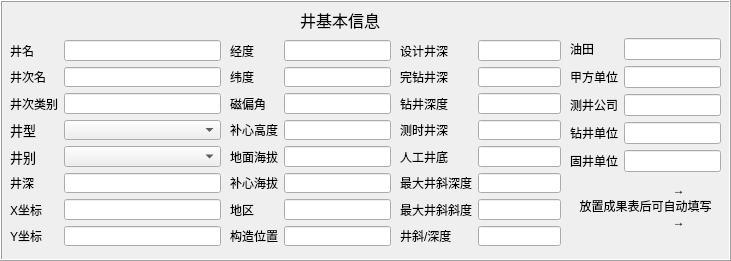
     <widget class="QFrame" name="frame_5">
      <property name="geometry">
       <rect>
        <x>20</x>
        <y>60</y>
        <width>731</width>
        <height>261</height>
       </rect>
      </property>
      <property name="styleSheet">
       <string notr="true">font: 10pt &quot;黑体&quot;;</string>
      </property>
      <property name="frameShape">
       <enum>QFrame::Box</enum>
      </property>
      <property name="frameShadow">
       <enum>QFrame::Raised</enum>
      </property>
      <widget class="QLabel" name="label_93">
       <property name="geometry">
        <rect>
         <x>300</x>
         <y>10</y>
         <width>91</width>
         <height>20</height>
        </rect>
       </property>
       <property name="font">
        <font>
         <family>黑体</family>
         <pointsize>12</pointsize>
         <weight>50</weight>
         <italic>false</italic>
         <bold>false</bold>
        </font>
       </property>
       <property name="styleSheet">
        <string notr="true">font: 12pt &quot;黑体&quot;;</string>
       </property>
       <property name="text">
        <string>井基本信息</string>
       </property>
      </widget>
      <widget class="QWidget" name="layoutWidget_13">
       <property name="geometry">
        <rect>
         <x>230</x>
         <y>40</y>
         <width>161</width>
         <height>206</height>
        </rect>
       </property>
       <layout class="QGridLayout" name="gridLayout_5">
        <item row="0" column="0">
         <layout class="QVBoxLayout" name="verticalLayout_7">
          <item>
           <widget class="QLabel" name="label_6">
            <property name="styleSheet">
             <string notr="true">font: 10pt &quot;黑体&quot;;</string>
            </property>
            <property name="text">
             <string>经度</string>
            </property>
           </widget>
          </item>
          <item>
           <widget class="QLabel" name="label_8">
            <property name="styleSheet">
             <string notr="true">font: 10pt &quot;黑体&quot;;</string>
            </property>
            <property name="text">
             <string>纬度</string>
            </property>
           </widget>
          </item>
          <item>
           <widget class="QLabel" name="label_9">
            <property name="styleSheet">
             <string notr="true">font: 10pt &quot;黑体&quot;;</string>
            </property>
            <property name="text">
             <string>磁偏角</string>
            </property>
           </widget>
          </item>
          <item>
           <widget class="QLabel" name="label_10">
            <property name="styleSheet">
             <string notr="true">font: 10pt &quot;黑体&quot;;</string>
            </property>
            <property name="text">
             <string>补心高度</string>
            </property>
           </widget>
          </item>
          <item>
           <widget class="QLabel" name="label_11">
            <property name="styleSheet">
             <string notr="true">font: 10pt &quot;黑体&quot;;</string>
            </property>
            <property name="text">
             <string>地面海拔</string>
            </property>
           </widget>
          </item>
          <item>
           <widget class="QLabel" name="label_12">
            <property name="styleSheet">
             <string notr="true">font: 10pt &quot;黑体&quot;;</string>
            </property>
            <property name="text">
             <string>补心海拔</string>
            </property>
           </widget>
          </item>
          <item>
           <widget class="QLabel" name="label_14">
            <property name="styleSheet">
             <string notr="true">font: 10pt &quot;黑体&quot;;</string>
            </property>
            <property name="text">
             <string>地区</string>
            </property>
           </widget>
          </item>
          <item>
           <widget class="QLabel" name="label_17">
            <property name="styleSheet">
             <string notr="true">font: 10pt &quot;黑体&quot;;</string>
            </property>
            <property name="text">
             <string>构造位置</string>
            </property>
           </widget>
          </item>
         </layout>
        </item>
        <item row="0" column="1">
         <layout class="QVBoxLayout" name="verticalLayout_3">
          <item>
           <widget class="QLineEdit" name="lineEdit_8">
            <property name="styleSheet">
             <string notr="true">font: 10pt &quot;黑体&quot;;</string>
            </property>
            <property name="text">
             <string/>
            </property>
           </widget>
          </item>
          <item>
           <widget class="QLineEdit" name="lineEdit_7">
            <property name="styleSheet">
             <string notr="true">font: 10pt &quot;黑体&quot;;</string>
            </property>
            <property name="text">
             <string/>
            </property>
           </widget>
          </item>
          <item>
           <widget class="QLineEdit" name="lineEdit_14">
            <property name="styleSheet">
             <string notr="true">font: 10pt &quot;黑体&quot;;</string>
            </property>
           </widget>
          </item>
          <item>
           <widget class="QLineEdit" name="lineEdit_13">
            <property name="styleSheet">
             <string notr="true">font: 10pt &quot;黑体&quot;;</string>
            </property>
           </widget>
          </item>
          <item>
           <widget class="QLineEdit" name="lineEdit_12">
            <property name="styleSheet">
             <string notr="true">font: 10pt &quot;黑体&quot;;</string>
            </property>
            <property name="text">
             <string/>
            </property>
           </widget>
          </item>
          <item>
           <widget class="QLineEdit" name="lineEdit_11">
            <property name="styleSheet">
             <string notr="true">font: 10pt &quot;黑体&quot;;</string>
            </property>
            <property name="text">
             <string/>
            </property>
           </widget>
          </item>
          <item>
           <widget class="QLineEdit" name="lineEdit_16">
            <property name="styleSheet">
             <string notr="true">font: 10pt &quot;黑体&quot;;</string>
            </property>
            <property name="text">
             <string/>
            </property>
           </widget>
          </item>
          <item>
           <widget class="QLineEdit" name="lineEdit_18">
            <property name="styleSheet">
             <string notr="true">font: 10pt &quot;黑体&quot;;</string>
            </property>
            <property name="text">
             <string/>
            </property>
           </widget>
          </item>
         </layout>
        </item>
       </layout>
      </widget>
      <widget class="QWidget" name="layoutWidget">
       <property name="geometry">
        <rect>
         <x>10</x>
         <y>40</y>
         <width>211</width>
         <height>206</height>
        </rect>
       </property>
       <layout class="QGridLayout" name="gridLayout_6">
        <item row="0" column="0">
         <layout class="QVBoxLayout" name="verticalLayout_14">
          <item>
           <widget class="QLabel" name="label_23">
            <property name="styleSheet">
             <string notr="true">font: 10pt &quot;黑体&quot;;</string>
            </property>
            <property name="text">
             <string>井名</string>
            </property>
           </widget>
          </item>
          <item>
           <widget class="QLabel" name="label_149">
            <property name="styleSheet">
             <string notr="true">font: 10pt &quot;黑体&quot;;</string>
            </property>
            <property name="text">
             <string>井次名</string>
            </property>
           </widget>
          </item>
          <item>
           <widget class="QLabel" name="label_40">
            <property name="styleSheet">
             <string notr="true">font: 10pt &quot;黑体&quot;;</string>
            </property>
            <property name="text">
             <string>井次类别</string>
            </property>
           </widget>
          </item>
          <item>
           <widget class="QLabel" name="label_4">
            <property name="font">
             <font>
              <family>黑体</family>
              <pointsize>10</pointsize>
              <weight>50</weight>
              <italic>false</italic>
              <bold>false</bold>
              <underline>false</underline>
             </font>
            </property>
            <property name="styleSheet">
             <string notr="true">font: 10pt &quot;黑体&quot;;</string>
            </property>
            <property name="text">
             <string>井型</string>
            </property>
           </widget>
          </item>
          <item>
           <widget class="QLabel" name="label_2">
            <property name="font">
             <font>
              <family>黑体</family>
              <pointsize>10</pointsize>
              <weight>50</weight>
              <italic>false</italic>
              <bold>false</bold>
              <underline>false</underline>
             </font>
            </property>
            <property name="styleSheet">
             <string notr="true">font: 10pt &quot;黑体&quot;;</string>
            </property>
            <property name="text">
             <string>井别</string>
            </property>
           </widget>
          </item>
          <item>
           <widget class="QLabel" name="label_3">
            <property name="styleSheet">
             <string notr="true">font: 10pt &quot;黑体&quot;;</string>
            </property>
            <property name="text">
             <string>井深</string>
            </property>
           </widget>
          </item>
          <item>
           <widget class="QLabel" name="label_7">
            <property name="styleSheet">
             <string notr="true">font: 10pt &quot;黑体&quot;;</string>
            </property>
            <property name="text">
             <string>X坐标</string>
            </property>
           </widget>
          </item>
          <item>
           <widget class="QLabel" name="label_5">
            <property name="styleSheet">
             <string notr="true">font: 10pt &quot;黑体&quot;;</string>
            </property>
            <property name="text">
             <string>Y坐标</string>
            </property>
           </widget>
          </item>
         </layout>
        </item>
        <item row="0" column="1">
         <layout class="QVBoxLayout" name="verticalLayout">
          <item>
           <widget class="QLineEdit" name="lineEdit">
            <property name="styleSheet">
             <string notr="true">font: 10pt &quot;黑体&quot;;</string>
            </property>
           </widget>
          </item>
          <item>
           <widget class="QLineEdit" name="lineEdit_3">
            <property name="styleSheet">
             <string notr="true">font: 10pt &quot;黑体&quot;;</string>
            </property>
           </widget>
          </item>
          <item>
           <widget class="QLineEdit" name="lineEdit_49">
            <property name="styleSheet">
             <string notr="true">font: 10pt &quot;黑体&quot;;</string>
            </property>
            <property name="text">
             <string/>
            </property>
           </widget>
          </item>
          <item>
           <widget class="QComboBox" name="comboBox_6">
            <property name="styleSheet">
             <string notr="true">font: 10pt &quot;黑体&quot;;</string>
            </property>
           </widget>
          </item>
          <item>
           <widget class="QComboBox" name="comboBox_7">
            <property name="styleSheet">
             <string notr="true">font: 10pt &quot;黑体&quot;;</string>
            </property>
           </widget>
          </item>
          <item>
           <widget class="QLineEdit" name="lineEdit_4">
            <property name="styleSheet">
             <string notr="true">font: 10pt &quot;黑体&quot;;</string>
            </property>
            <property name="text">
             <string/>
            </property>
           </widget>
          </item>
          <item>
           <widget class="QLineEdit" name="lineEdit_9">
            <property name="styleSheet">
             <string notr="true">font: 10pt &quot;黑体&quot;;</string>
            </property>
           </widget>
          </item>
          <item>
           <widget class="QLineEdit" name="lineEdit_10">
            <property name="styleSheet">
             <string notr="true">font: 10pt &quot;黑体&quot;;</string>
            </property>
           </widget>
          </item>
         </layout>
        </item>
       </layout>
      </widget>
      <widget class="QPushButton" name="pushButton_53">
       <property name="geometry">
        <rect>
         <x>560</x>
         <y>180</y>
         <width>171</width>
         <height>51</height>
        </rect>
       </property>
       <property name="autoFillBackground">
        <bool>false</bool>
       </property>
       <property name="styleSheet">
        <string notr="true">font: 10pt &quot;黑体&quot;;</string>
       </property>
       <property name="text">
        <string>                    →
放置成果表后可自动填写
                    →</string>
       </property>
       <property name="autoDefault">
        <bool>false</bool>
       </property>
       <property name="flat">
        <bool>true</bool>
       </property>
      </widget>
      <widget class="QWidget" name="layoutWidget">
       <property name="geometry">
        <rect>
         <x>400</x>
         <y>40</y>
         <width>161</width>
         <height>206</height>
        </rect>
       </property>
       <layout class="QGridLayout" name="gridLayout_9">
        <item row="0" column="0">
         <layout class="QVBoxLayout" name="verticalLayout_12">
          <item>
           <widget class="QLabel" name="label_21">
            <property name="styleSheet">
             <string notr="true">font: 10pt &quot;黑体&quot;;</string>
            </property>
            <property name="text">
             <string>设计井深</string>
            </property>
           </widget>
          </item>
          <item>
           <widget class="QLabel" name="label_20">
            <property name="styleSheet">
             <string notr="true">font: 10pt &quot;黑体&quot;;</string>
            </property>
            <property name="text">
             <string>完钻井深</string>
            </property>
           </widget>
          </item>
          <item>
           <widget class="QLabel" name="label_79">
            <property name="styleSheet">
             <string notr="true">font: 10pt &quot;黑体&quot;;</string>
            </property>
            <property name="text">
             <string>钻井深度</string>
            </property>
           </widget>
          </item>
          <item>
           <widget class="QLabel" name="label_48">
            <property name="styleSheet">
             <string notr="true">font: 10pt &quot;黑体&quot;;</string>
            </property>
            <property name="text">
             <string>测时井深</string>
            </property>
           </widget>
          </item>
          <item>
           <widget class="QLabel" name="label_63">
            <property name="styleSheet">
             <string notr="true">font: 10pt &quot;黑体&quot;;</string>
            </property>
            <property name="text">
             <string>人工井底</string>
            </property>
           </widget>
          </item>
          <item>
           <widget class="QLabel" name="label_33">
            <property name="styleSheet">
             <string notr="true">font: 10pt &quot;黑体&quot;;</string>
            </property>
            <property name="text">
             <string>最大井斜深度</string>
            </property>
           </widget>
          </item>
          <item>
           <widget class="QLabel" name="label_25">
            <property name="styleSheet">
             <string notr="true">font: 10pt &quot;黑体&quot;;</string>
            </property>
            <property name="text">
             <string>最大井斜斜度</string>
            </property>
           </widget>
          </item>
          <item>
           <widget class="QLabel" name="label_44">
            <property name="styleSheet">
             <string notr="true">font: 10pt &quot;黑体&quot;;</string>
            </property>
            <property name="text">
             <string>井斜/深度</string>
            </property>
           </widget>
          </item>
         </layout>
        </item>
        <item row="0" column="1">
         <layout class="QVBoxLayout" name="verticalLayout_13">
          <item>
           <widget class="QLineEdit" name="lineEdit_23">
            <property name="styleSheet">
             <string notr="true">font: 10pt &quot;黑体&quot;;</string>
            </property>
           </widget>
          </item>
          <item>
           <widget class="QLineEdit" name="lineEdit_27">
            <property name="styleSheet">
             <string notr="true">font: 10pt &quot;黑体&quot;;</string>
            </property>
            <property name="text">
             <string/>
            </property>
           </widget>
          </item>
          <item>
           <widget class="QLineEdit" name="lineEdit_99">
            <property name="styleSheet">
             <string notr="true">font: 10pt &quot;黑体&quot;;</string>
            </property>
            <property name="text">
             <string/>
            </property>
           </widget>
          </item>
          <item>
           <widget class="QLineEdit" name="lineEdit_53">
            <property name="styleSheet">
             <string notr="true">font: 10pt &quot;黑体&quot;;</string>
            </property>
            <property name="text">
             <string/>
            </property>
           </widget>
          </item>
          <item>
           <widget class="QLineEdit" name="lineEdit_65">
            <property name="styleSheet">
             <string notr="true">font: 10pt &quot;黑体&quot;;</string>
            </property>
            <property name="text">
             <string/>
            </property>
           </widget>
          </item>
          <item>
           <widget class="QLineEdit" name="lineEdit_28">
            <property name="styleSheet">
             <string notr="true">font: 10pt &quot;黑体&quot;;</string>
            </property>
            <property name="text">
             <string/>
            </property>
           </widget>
          </item>
          <item>
           <widget class="QLineEdit" name="lineEdit_24">
            <property name="styleSheet">
             <string notr="true">font: 10pt &quot;黑体&quot;;</string>
            </property>
            <property name="text">
             <string/>
            </property>
           </widget>
          </item>
          <item>
           <widget class="QLineEdit" name="lineEdit_26">
            <property name="styleSheet">
             <string notr="true">font: 10pt &quot;黑体&quot;;</string>
            </property>
            <property name="text">
             <string/>
            </property>
           </widget>
          </item>
         </layout>
        </item>
       </layout>
      </widget>
      <widget class="QWidget" name="layoutWidget">
       <property name="geometry">
        <rect>
         <x>570</x>
         <y>30</y>
         <width>151</width>
         <height>151</height>
        </rect>
       </property>
       <layout class="QGridLayout" name="gridLayout_4">
        <item row="0" column="0">
         <layout class="QVBoxLayout" name="verticalLayout_4">
          <item>
           <widget class="QLabel" name="label_13">
            <property name="styleSheet">
             <string notr="true">font: 10pt &quot;黑体&quot;;</string>
            </property>
            <property name="text">
             <string>油田</string>
            </property>
           </widget>
          </item>
          <item>
           <widget class="QLabel" name="label_16">
            <property name="styleSheet">
             <string notr="true">font: 10pt &quot;黑体&quot;;</string>
            </property>
            <property name="text">
             <string>甲方单位</string>
            </property>
           </widget>
          </item>
          <item>
           <widget class="QLabel" name="label_41">
            <property name="styleSheet">
             <string notr="true">font: 10pt &quot;黑体&quot;;</string>
            </property>
            <property name="text">
             <string>测井公司</string>
            </property>
           </widget>
          </item>
          <item>
           <widget class="QLabel" name="label_69">
            <property name="styleSheet">
             <string notr="true">font: 10pt &quot;黑体&quot;;</string>
            </property>
            <property name="text">
             <string>钻井单位</string>
            </property>
           </widget>
          </item>
          <item>
           <widget class="QLabel" name="label_22">
            <property name="styleSheet">
             <string notr="true">font: 10pt &quot;黑体&quot;;</string>
            </property>
            <property name="text">
             <string>固井单位</string>
            </property>
           </widget>
          </item>
         </layout>
        </item>
        <item row="0" column="1">
         <layout class="QVBoxLayout" name="verticalLayout_2">
          <item>
           <widget class="QLineEdit" name="lineEdit_17">
            <property name="styleSheet">
             <string notr="true">font: 10pt &quot;黑体&quot;;</string>
            </property>
           </widget>
          </item>
          <item>
           <widget class="QLineEdit" name="lineEdit_50">
            <property name="styleSheet">
             <string notr="true">font: 10pt &quot;黑体&quot;;</string>
            </property>
            <property name="text">
             <string/>
            </property>
           </widget>
          </item>
          <item>
           <widget class="QLineEdit" name="lineEdit_15">
            <property name="styleSheet">
             <string notr="true">font: 10pt &quot;黑体&quot;;</string>
            </property>
            <property name="text">
             <string/>
            </property>
           </widget>
          </item>
          <item>
           <widget class="QLineEdit" name="lineEdit_74">
            <property name="styleSheet">
             <string notr="true">font: 10pt &quot;黑体&quot;;</string>
            </property>
            <property name="text">
             <string/>
            </property>
           </widget>
          </item>
          <item>
           <widget class="QLineEdit" name="lineEdit_25">
            <property name="styleSheet">
             <string notr="true">font: 10pt &quot;黑体&quot;;</string>
            </property>
            <property name="text">
             <string/>
            </property>
           </widget>
          </item>
         </layout>
        </item>
       </layout>
      </widget>
     </widget>
